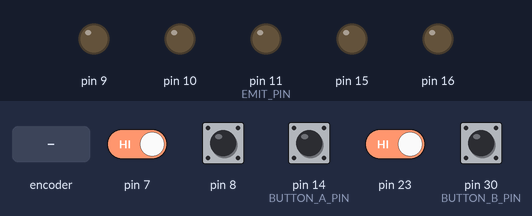
Simulated run of this sketch. Board: Arduino Leonardo, built with avr-gcc and run on an emulated ATmega32U4. On the bench: output pins drawn as LEDs (lit = HIGH). The inputs (shaded band) are chosen by the test bench; at power-on: pin 7, pin 8, pin 14 (BUTTON_A_PIN), pin 23, pin 30 (BUTTON_B_PIN) HIGH.

Above: at 1.2 s.
1.3 s: pin 30 (BUTTON_B_PIN) pulled LOW for 0.15 s
At 2.27 s:
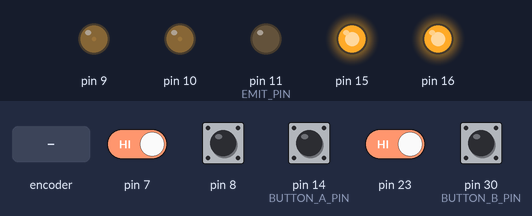
At 4.07 s:
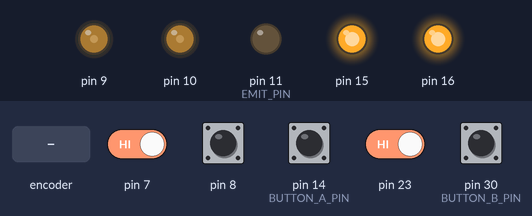
4.4 s: rotary encoder on pin 7 / pin 23 turned 1 step (first pin leading)
At 7.42 s:
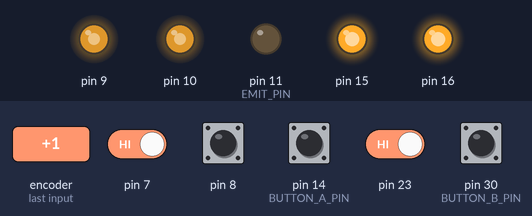
7.6 s: pin 14 (BUTTON_A_PIN) pulled LOW for 0.15 s
10.6 s: pin 8 pulled LOW for 0.15 s
At 11.37 s:
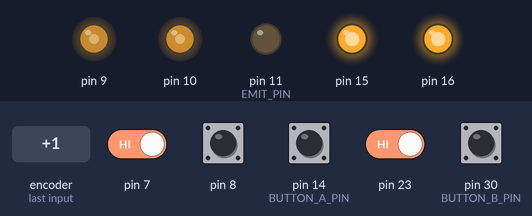
13.6 s: pin 14 (BUTTON_A_PIN) pulled LOW for 1 s
16.6 s: pin 8 pulled LOW for 1 s
Timing chart, 0 to 20.3 s (numbered marks = the images above; inputs shaded):
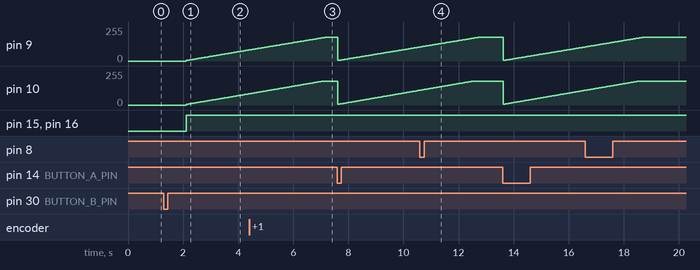

The sketch:

Bump_Leader_V3_straight.ino
```cpp
// Blue screen robot was leader, ML robot was follower - it a bit wonky
// Done in daytime with windows uncovered
//
// Tested Workflow:
// 1. Place the leader at the desired following distance:
//    - leader should be centred in front of the follower
//    - leader should remain stationary
//
// 2. Turn on the LEADER as IDLE:
//    - beacon OFF
//    - motors stopped
//
// 3. Turn on the FOLLOWER :
//    - follower measures bump-sensor background / ambient baseline
//    - leader beacon must stay OFF during this step
//
// 4. Press leader button A:
//    - leader enters TARGET_BEACON mode
//    - beacon turns ON
//    - leader stays still during this
//
// 5. Press follower button A:
//    - follower starts SAMPLING_TARGET
//    - follower records bump-sensor total signal for the desired spacing
//
// 6. Wait until target sampling finishes:
//    - follower calculates targetTotal and target band
//    - Moves into WAIT_OFF state
//
// 7. Press leader button A again:
//    - leader returns to IDLE
//    - beacon turns OFF
//
// 8. Wait for follower to detect beacon OFF:
//    - follower transitions through WAITING_FOR_BEACON_OFF
//    - then enters WAITING_FOR_BEACON_ON
//
// 9. Press leader button B:
//    - leader enters PRESTART
//    - beacon turns ON
//    - leader stays still briefly to give follower time to lock on
//
// 10. After the prestart delay:
//     - leader enters REVERSING
//     - leader drives backwards for the fixed run time
//
// 11. Follower sees beacon ON again:
//     - follower leaves WAITING_FOR_BEACON_ON
//     - follower enters FOLLOWING
//     - follower drives forward only when total signal is below target band
//
// 12. At the end of the leader run:
//     - leader stops
//     - beacon turns OFF
//
// 13. Follower detects beacon loss:
//     - after a short timeout it stops
//     - follower returns to waiting state

// 14. Connect the cord and press A on leader to download the data
//
// Notes:
// - Baseline measurement must always be done with leader beacon OFF.
// - Target capture must always be done with leader beacon ON and stationary. - computes beacon present threshold from this
// - Straight-line following currently uses total bump IR only, not left-right steering.
// - If the follower does not start, check that it reached WAITING_FOR_BEACON_ON before pressing leader button B.
// - Currently follower outputs Bigger number = more IR  =  Smaller discharge time for ease of use
// - The follower is sensitive to ambient light so try and not move around,
// - if the follower T goes above threshold (14 in this current build) as a baseline, it will never go out off WAIT_OFF
// - So press reset and try again


#include "Motors.h"
#include "LineSensors.h"   // for EMIT_PIN
#include "PID.h"
#include "Encoders.h"
#include "Kinematics.h"

Motors_c motors;
PID_c left_pid;
PID_c right_pid;
PID_c heading_pid;
Kinematics_c pose;
// -------------------- Logging --------------------
const uint32_t LOG_MS = 50;
const int LOG_SIZE = 100;

struct LogEntry {
  uint16_t x_centi;   // stores (x + 400) * 100
  uint16_t y_centi;   // stores (y + 300) * 100
  //  int16_t theta_mrad;
  uint32_t t_ms;
};

LogEntry logBuffer[LOG_SIZE];
int logIndex = 0;
uint32_t lastLogTime = 0;
bool loggingActive = false;
bool logReadyToDump = false;

// -------------------- BUTTONS --------------------
// Adjust these if your board uses different pins
const int BUTTON_A_PIN = 14;   // toggle stationary beacon mode
const int BUTTON_B_PIN = 30;   // start reverse run with 800ms delay

// -------------------- MOTION --------------------
const uint32_t REVERSE_TIME_MS = 2000;
const float REVERSE_SPEED_DEMAND = -0.35;

// target coordinates
float TARGET_X = -300.0f;
float TARGET_Y = -000.0f;
bool travelling = false;

const float DIST_TOL = 3.0;

// -------------------- TIMING --------------------
const uint32_t SPEED_EST_MS = 10;
const uint32_t CTRL_MS = 20;
const float ALPHA = 0.2;
const uint32_t PRESTART_BEACON_MS = 800;

const uint32_t POSE_MS = 20;
const uint32_t PRINT_MS = 100;

// -------------------- PWM LIMITS --------------------
const int PWM_MAX_ABS = 60;
const int PWM_FLOOR = 18;

// -------------------- PID GAINS --------------------
const float DRIVE_KP = 15.0;
const float DRIVE_KI = 0.1;
const float DRIVE_KD = 0.0;
const float HEAD_KP = 0.5f;
const float HEAD_KI = 0.0f;
const float HEAD_KD = 0.0f;
const float REVERSE_SPEED = 0.35f;
const float MAX_STEER = 0.04f;
const float KY  = 0.01f;
const float KTH = 0.8f;
// -------------------- STATE --------------------
enum LeaderState {
  WAITING,
  TARGET_BEACON,
  PRESTART,
  REVERSING
};
uint32_t prestartStartTime = 0;
LeaderState state = WAITING;

// button edge tracking
bool lastButtonAState = HIGH;
bool lastButtonBState = HIGH;

// reverse timing
uint32_t reverseStartTime = 0;

// control timing
uint32_t lastCtrlTime = 0;
uint32_t lastSpeedTime = 0;
uint32_t lastPoseTime = 0;
uint32_t lastPrintTime = 0;

// encoder history
long last_e0 = 0;
long last_e1 = 0;

// measured wheel speeds
float right_speed = 0.0;
float left_speed = 0.0;
float last_speed_e0 = 0.0;
float last_speed_e1 = 0.0;

// -------------------- HELPERS --------------------
void logPoseIfNeeded() {
  if (!loggingActive) return;

  uint32_t now = millis();
  if (now - lastLogTime < LOG_MS) return;
  lastLogTime = now;

  if (logIndex >= LOG_SIZE) return;

  logBuffer[logIndex].x_centi = (uint16_t)((pose.x + 400.0f) * 100.0f);
  logBuffer[logIndex].y_centi = (uint16_t)((pose.y + 300.0f) * 100.0f);
  logBuffer[logIndex].t_ms = millis();
  //  logBuffer[logIndex].theta_mrad = (int16_t)(pose.theta * 1000.0f);

  logIndex++;
}

float clampFloat(float x, float lo, float hi) {
  if (x < lo) return lo;
  if (x > hi) return hi;
  return x;
}


// Returns smallest difference between any two angles
// -ve number indicating a clockwise turn, +ve number is anticlockwise turn
float angleDiff(float target, float source) {
  float diff = target - source;
  if (diff > PI)  diff -= 2.0 * PI;
  if (diff <= -PI) diff += 2.0 * PI;
  return diff;
}
//float angleDiff(float target) {
//  return atan2f(sinf(target - pose.theta), cosf(target - pose.theta));
//}

int clampInt(int x, int lo, int hi) {
  if (x < lo) return lo;
  if (x > hi) return hi;
  return x;
}

int applyPwmFloor(int pwm, float demand_speed, int floorVal) {
  if (fabs(demand_speed) < 1e-6f) return 0;
  if (abs(pwm) < floorVal) {
    pwm = (demand_speed > 0.0f) ? floorVal : -floorVal;
  }
  return pwm;
}

void beaconOn() {
  pinMode(EMIT_PIN, OUTPUT);
  digitalWrite(EMIT_PIN, LOW);   // bump IR emitters ON
}

void beaconOff() {
  pinMode(EMIT_PIN, INPUT);      // emitters OFF
}

void stopRobot() {
  motors.setPWM(0, 0);
  left_pid.reset();
  right_pid.reset();
  heading_pid.reset();
}

void updateWheelSpeedsIfNeeded() {
  uint32_t now = millis();
  uint32_t elapsed = now - lastSpeedTime;

  if (elapsed < SPEED_EST_MS) return;

  lastSpeedTime = now;

  long delta_e0 = count_e0 - last_e0;
  long delta_e1 = count_e1 - last_e1;

  last_e0 = count_e0;
  last_e1 = count_e1;

  float speed_e0 = (float)delta_e0 / (float)elapsed;
  float speed_e1 = (float)delta_e1 / (float)elapsed;

  right_speed = ALPHA * speed_e0 + (1.0f - ALPHA) * last_speed_e0;
  left_speed  = ALPHA * speed_e1 + (1.0f - ALPHA) * last_speed_e1;

  last_speed_e0 = right_speed;
  last_speed_e1 = left_speed;
}

// pose update
void updatePoseifNeeded() {
  uint32_t now = millis();
  if (now - lastPoseTime < POSE_MS) return;
  lastPoseTime = now;

  pose.update();
}

// reverse pid control
void setTravel(float x, float y) {
  TARGET_X = x;
  TARGET_Y = y;
  travelling = true;
  left_pid.reset();
  right_pid.reset();
  heading_pid.reset();
}

bool checkTravelReverse() {
  if (!travelling) {
    return true;
  }

  float dx = TARGET_X - pose.x;
  float dy = TARGET_Y - pose.y;
  float dist = sqrtf(dx * dx + dy * dy);

  // Stop if within 5 mm of target, OR x < -305, OR y < -105
  if (dist <= DIST_TOL || pose.x < -305.0f || pose.y < -105.0f) {
    motors.setPWM(0, 0);
    travelling = false;
    left_pid.reset();
    right_pid.reset();
    heading_pid.reset();
    return true;
  }

  float desired_heading = atan2f(dy, dx);
  desired_heading += PI;

  float heading_error = angleDiff(desired_heading, pose.theta);
  float rev = REVERSE_SPEED;
  float head_corr = 2.0f * heading_pid.update(0.0f, heading_error);
  float steer_limit = 0.07f * rev;
  head_corr = clampFloat(head_corr, -steer_limit, steer_limit);

  if (dist < 50.0f) {
    rev = 0.3f;
  }

  float left_pwm  = left_pid.update(-rev + head_corr, left_speed);
  float right_pwm = right_pid.update(-rev - head_corr, right_speed);

  motors.setPWM((int)left_pwm, (int)right_pwm);
  return false;
}


// -------------------- SETUP --------------------
void setup()
{
  Serial.begin(115200);
  //  Serial.println("robot,time_ms,x_mm,y_mm,theta_rad,state");
  motors.initialise();
  setupEncoder0();
  setupEncoder1();

  pinMode(BUTTON_A_PIN, INPUT_PULLUP);
  pinMode(BUTTON_B_PIN, INPUT_PULLUP);

  left_pid.initialise(DRIVE_KP, DRIVE_KI, DRIVE_KD);
  right_pid.initialise(12, DRIVE_KI, DRIVE_KD);
  heading_pid.initialise(HEAD_KP, HEAD_KI, HEAD_KD);
  left_pid.reset();
  right_pid.reset();

  last_e0 = count_e0;
  last_e1 = count_e1;
  lastSpeedTime = millis();
  lastCtrlTime = millis();
  pose.initialise(0.0f, 0.0f, 0.0f);
  lastPoseTime = millis();
  lastPrintTime = millis();
  // start with beacon OFF and motors OFF
  beaconOff();
  motors.setPWM(0, 0);
}

// -------------------- LOOP --------------------
void loop()
{
  bool buttonAState = digitalRead(BUTTON_A_PIN);
  bool buttonBState = digitalRead(BUTTON_B_PIN);

  // --- Button A toggles stationary beacon mode ---
  if (lastButtonAState == HIGH && buttonAState == LOW) {
    delay(20);
    if (digitalRead(BUTTON_A_PIN) == LOW) {

      // If log ready → dump instead of toggling beacon
      if (logReadyToDump) {
        Serial.begin(115200);
        delay(1000);

        Serial.println(F("i,x_mm,y_mm,ts"));

        for (int i = 0; i < logIndex; i++) {
          float x = logBuffer[i].x_centi / 100.0f - 400.0f;
          float y = logBuffer[i].y_centi / 100.0f - 300.0f;
          Serial.print(i);
          Serial.print(",");
          Serial.print(x);
          Serial.print(",");
          Serial.print(y);
          Serial.print(",");
          Serial.println(logBuffer[i].t_ms);
          //          Serial.println(logBuffer[i].theta_mrad / 1000.0f);
        }

        return;
      }

      // normal behaviour
      stopRobot();

      if (state == WAITING) {
        state = TARGET_BEACON;
      } else if (state == TARGET_BEACON) {
        state = WAITING;
      }
    }
  }

  // --- Button B starts reverse run from IDLE only ---
  if (lastButtonBState == HIGH && buttonBState == LOW) {
    delay(20);
    if (digitalRead(BUTTON_B_PIN) == LOW) {
      if (state == WAITING) {
        stopRobot();
        state = PRESTART;
        prestartStartTime = millis();

        logIndex = 0;
        loggingActive = true;
        logReadyToDump = false;
        lastLogTime = millis() - LOG_MS;
      }
    }
  }

  updateWheelSpeedsIfNeeded();
  updatePoseifNeeded();
  logPoseIfNeeded();

  if (state == WAITING) {
    beaconOff();
    motors.setPWM(0, 0);
  }
  else if (state == TARGET_BEACON) {
    beaconOn();
    motors.setPWM(0, 0);
  }
  else if (state == REVERSING) {
    beaconOn();
    if  (checkTravelReverse()) {
      loggingActive = false;
      logReadyToDump = true;

      state = WAITING;
      stopRobot();
      beaconOff();
    }
  }
  else if (state == PRESTART) {
    // Beacon ON, but hold still briefly so follower can lock on
    beaconOn();
    motors.setPWM(0, 0);
    //    logIndex = 0;
    //    loggingActive = true;
    //    logReadyToDump = false;
    //    lastLogTime = millis() - LOG_MS;
    if (millis() - prestartStartTime >= PRESTART_BEACON_MS) {
      setTravel(TARGET_X, TARGET_Y);
      left_pid.reset();
      right_pid.reset();
      state = REVERSING;
    }
  }

  lastButtonAState = buttonAState;
  lastButtonBState = buttonBState;
  //  uint32_t now = millis();
  //  if (now - lastPrintTime >= PRINT_MS) {
  //    lastPrintTime = now;
  //    Serial.print("F,");
  //    Serial.print(millis());
  //    Serial.print(pose.x);
  //    Serial.print(",");
  //    Serial.print(pose.y);
  //    Serial.print(",");
  //    Serial.print(pose.theta);
  //    Serial.print(",");
  //    Serial.print(buttonAState);
  //    Serial.print(",");
  //    Serial.print(buttonBState);
  //    Serial.print(",");
  //    Serial.println(state);
  //  }
}
```

Kinematics.h
```cpp
// Adjustments made by DV22277 - Michael Linder:
// Adjusting calibration constants for wheel radius and seperation over varius iterations to achieve best results in foraging challenge
// Minor change to kinematics to use average angle to calculate x,y position to try and improve accuracy as my robot never exactly spun on the spot
// So the purely rotate on spot and move in straight line assumption breaks down over 4 minutes/repetitive cycling in straight lines

// this #ifndef stops this file
// from being included mored than
// once by the compiler.
#ifndef _KINEMATICS_H
#define _KINEMATICS_H

#include <math.h>

// These two commands mean that this header file
// will attempt to use some global variables of
// the same name found in another header file.
// From encoders.h
extern volatile long count_e0;
extern volatile long count_e1;

// Some global definitions concerning
// the robot dimensions.  You will need
// to calibrate these to get the best
// performance. (see Labsheet 4)
const float count_per_rev = 358.3;   // From documentation - correct from testing
// pushing in a straight line and reading counts from motors led interesting results
// Some times would have left counts lower than right others viceversa - no predictble pattern.
// Usually this would be combatted with effective different radii on the wheels but no combination
// Seemed to improve results in testing so reverted back to single wheel radius and counts

// Wheel radius in measurement is 16mm and seperation ~ 85mm wheel to wheel these two calibrations match approximately
const float wheel_radius  = 16.2*100/96.85*100/101.48*100/99.84;;
const float wheel_sep     = 45*168.8/180*348/360*371.45/360 ;  // mm, from centre of robot to wheel centre

// Take the circumference of the wheel and divide by the
// number of counts per revolution. This provides the mm
// travelled per encoder count.
const float mm_per_count  = ( 2.0 * wheel_radius * PI ) / count_per_rev;

// Class to track robot position.
class Kinematics_c {
  public:

    // Pose
    float x, y, theta;

    // To calculate the difference
    // in encoder counts for each
    // call to update()
    long last_e1;
    long last_e0;

    // Constructor, must exist.
    Kinematics_c() {

    }

    // Used to setup kinematics, and to set a start position
    void initialise( float start_x, float start_y, float start_th ) {
      last_e0 = count_e0; // Initisalise last count to current count
      last_e1 = count_e1; // Initisalise last count to current count
      x = start_x;
      y = start_y;
      theta = start_th;
    }


    // Here I have opted to use encoder counts rather than
    // wheel velocity.  Either way will work.
    // With velocity, the difference in time between updates
    // is required (distance = speed / time ).
    // If we use the velocity, it means we have to do
    // extra computation just to get back to distance, which
    // we had in the first place (as change of encoder counts)
    void update( ) {

      long delta_e1;  // change in counts
      long delta_e0;  // change in counts
      float mean_delta;

      float x_contribution;   // linear translation
      float th_contribution;  // rotation

      // How many counts since last update()?
      delta_e1 = count_e1 - last_e1;
      delta_e0 = count_e0 - last_e0;

      // Used last encoder values, so now update to
      // current for next iteration
      last_e1 = count_e1;
      last_e0 = count_e0;

      // Work out x contribution in local frame.
      mean_delta = (float)delta_e1;
      mean_delta += (float)delta_e0;
      mean_delta /= 2.0;

      x_contribution = mean_delta * mm_per_count;

      // Work out rotation in local frame
      th_contribution = (float)delta_e0;
      th_contribution -= (float)delta_e1;
      th_contribution *= mm_per_count;
      th_contribution /= (wheel_sep * 2.0);

      // Update global frame by taking the midpoint of theta contribution
      // This approximates a very small curve and almost filters the theta value
      // like using alpha for speed calcs - this uses half of the 'new' and half 'old'
      // Slightly moves away from the pure rotation then straight,
      // as my robot never span exactly on the spot
      // Unsure if correct but helped with waypoint accuracy and tracking position during spin test

      float avg_theta = theta + (th_contribution / 2.0);
      x = x + x_contribution * cos(avg_theta);
      y = y + x_contribution * sin(avg_theta);
      theta += th_contribution;

      // Paul O'Dowd Code:
      //        // Update global frame by taking these
      //        // local contributions, projecting a point
      //        // and adding to global pose.
      //        x = x + x_contribution * cos( theta );
      //        y = y + x_contribution * sin( theta );
      //        theta = theta + th_contribution;

      // Wrap angle of theta to ensure that there is no 'long way round' during travel
      // Happened when comanding a square after doing 2 iterations, internal theta was >360
      // so thought it needed to undo a full turn and then turn the extra 90 deg
      if (theta > PI)  theta -= 2.0 * PI;
      else if (theta <= -PI) theta += 2.0 * PI;

      // Done!
    } // End of update()

}; // End of Kinematics_c class defintion


#endif
```

Source omitted: Encoders.h (8534 bytes), LineSensors.h (5009 bytes), Motors.h (4728 bytes), PID.h (3827 bytes)

Measured:
- after the input at 1.3 s, pin 9: moves from 0/255 to 83/255 over 2.3 s, starting after 0.82 s; pin 10: moves from 0/255 to 84/255 over 2.3 s, starting after 0.82 s; pin 15, pin 16: LOW → HIGH after 0.82 s
